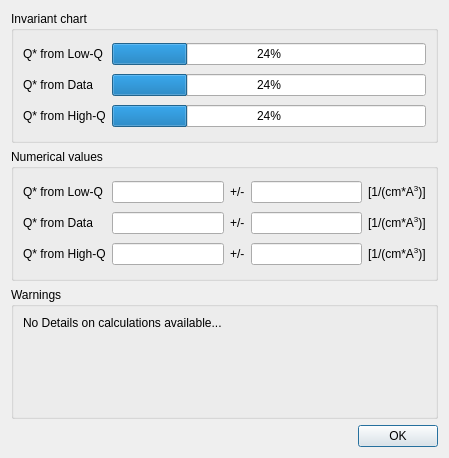
<?xml version="1.0" encoding="UTF-8"?>
<ui version="4.0">
 <class>Dialog</class>
 <widget class="QDialog" name="Dialog">
  <property name="geometry">
   <rect>
    <x>0</x>
    <y>0</y>
    <width>449</width>
    <height>458</height>
   </rect>
  </property>
  <property name="windowTitle">
   <string>Dialog</string>
  </property>
  <layout class="QGridLayout" name="gridLayout_4">
   <item row="0" column="0">
    <widget class="QGroupBox" name="groupBox">
     <property name="title">
      <string>Invariant chart</string>
     </property>
     <layout class="QGridLayout" name="gridLayout_2">
      <item row="0" column="0">
       <widget class="QLabel" name="label_12">
        <property name="text">
         <string>Q* from Low-Q</string>
        </property>
       </widget>
      </item>
      <item row="0" column="1">
       <widget class="QProgressBar" name="progressBar">
        <property name="value">
         <number>24</number>
        </property>
       </widget>
      </item>
      <item row="1" column="0">
       <widget class="QLabel" name="label_10">
        <property name="text">
         <string>Q* from Data</string>
        </property>
       </widget>
      </item>
      <item row="1" column="1">
       <widget class="QProgressBar" name="progressBar_2">
        <property name="value">
         <number>24</number>
        </property>
       </widget>
      </item>
      <item row="2" column="0">
       <widget class="QLabel" name="label_11">
        <property name="text">
         <string>Q* from High-Q</string>
        </property>
       </widget>
      </item>
      <item row="2" column="1">
       <widget class="QProgressBar" name="progressBar_3">
        <property name="value">
         <number>24</number>
        </property>
       </widget>
      </item>
     </layout>
    </widget>
   </item>
   <item row="1" column="0">
    <widget class="QGroupBox" name="groupBox_2">
     <property name="title">
      <string>Numerical values</string>
     </property>
     <layout class="QGridLayout" name="gridLayout">
      <item row="0" column="0">
       <widget class="QLabel" name="label">
        <property name="text">
         <string>Q* from Low-Q</string>
        </property>
       </widget>
      </item>
      <item row="0" column="1">
       <widget class="QLineEdit" name="lineEdit"/>
      </item>
      <item row="0" column="2">
       <widget class="QLabel" name="label_2">
        <property name="text">
         <string>+/-</string>
        </property>
       </widget>
      </item>
      <item row="0" column="3">
       <widget class="QLineEdit" name="lineEdit_2"/>
      </item>
      <item row="0" column="4">
       <widget class="QLabel" name="label_3">
        <property name="text">
         <string>&lt;html&gt;&lt;head/&gt;&lt;body&gt;&lt;p&gt;[1/(cm*A&lt;span style=&quot; vertical-align:super;&quot;&gt;3&lt;/span&gt;)]&lt;/p&gt;&lt;/body&gt;&lt;/html&gt;</string>
        </property>
       </widget>
      </item>
      <item row="1" column="0">
       <widget class="QLabel" name="label_5">
        <property name="text">
         <string>Q* from Data</string>
        </property>
       </widget>
      </item>
      <item row="1" column="1">
       <widget class="QLineEdit" name="lineEdit_3"/>
      </item>
      <item row="1" column="2">
       <widget class="QLabel" name="label_6">
        <property name="text">
         <string>+/-</string>
        </property>
       </widget>
      </item>
      <item row="1" column="3">
       <widget class="QLineEdit" name="lineEdit_4"/>
      </item>
      <item row="1" column="4">
       <widget class="QLabel" name="label_4">
        <property name="text">
         <string>&lt;html&gt;&lt;head/&gt;&lt;body&gt;&lt;p&gt;[1/(cm*A&lt;span style=&quot; vertical-align:super;&quot;&gt;3&lt;/span&gt;)]&lt;/p&gt;&lt;/body&gt;&lt;/html&gt;</string>
        </property>
       </widget>
      </item>
      <item row="2" column="0">
       <widget class="QLabel" name="label_8">
        <property name="text">
         <string>Q* from High-Q</string>
        </property>
       </widget>
      </item>
      <item row="2" column="1">
       <widget class="QLineEdit" name="lineEdit_5"/>
      </item>
      <item row="2" column="2">
       <widget class="QLabel" name="label_9">
        <property name="text">
         <string>+/-</string>
        </property>
       </widget>
      </item>
      <item row="2" column="3">
       <widget class="QLineEdit" name="lineEdit_6"/>
      </item>
      <item row="2" column="4">
       <widget class="QLabel" name="label_7">
        <property name="text">
         <string>&lt;html&gt;&lt;head/&gt;&lt;body&gt;&lt;p&gt;[1/(cm*A&lt;span style=&quot; vertical-align:super;&quot;&gt;3&lt;/span&gt;)]&lt;/p&gt;&lt;/body&gt;&lt;/html&gt;</string>
        </property>
       </widget>
      </item>
     </layout>
    </widget>
   </item>
   <item row="2" column="0">
    <widget class="QGroupBox" name="groupBox_3">
     <property name="title">
      <string>Warnings</string>
     </property>
     <layout class="QGridLayout" name="gridLayout_3">
      <item row="0" column="0">
       <widget class="QLabel" name="lblWarning">
        <property name="text">
         <string>&lt;html&gt;&lt;head/&gt;&lt;body&gt;&lt;p&gt;No Details on calculations available...&lt;/p&gt;&lt;/body&gt;&lt;/html&gt;</string>
        </property>
        <property name="alignment">
         <set>Qt::AlignLeading|Qt::AlignLeft|Qt::AlignTop</set>
        </property>
       </widget>
      </item>
     </layout>
    </widget>
   </item>
   <item row="3" column="0">
    <widget class="QDialogButtonBox" name="buttonBox">
     <property name="orientation">
      <enum>Qt::Horizontal</enum>
     </property>
     <property name="standardButtons">
      <set>QDialogButtonBox::Ok</set>
     </property>
    </widget>
   </item>
  </layout>
 </widget>
 <resources/>
 <connections>
  <connection>
   <sender>buttonBox</sender>
   <signal>accepted()</signal>
   <receiver>Dialog</receiver>
   <slot>accept()</slot>
   <hints>
    <hint type="sourcelabel">
     <x>248</x>
     <y>254</y>
    </hint>
    <hint type="destinationlabel">
     <x>157</x>
     <y>274</y>
    </hint>
   </hints>
  </connection>
  <connection>
   <sender>buttonBox</sender>
   <signal>rejected()</signal>
   <receiver>Dialog</receiver>
   <slot>reject()</slot>
   <hints>
    <hint type="sourcelabel">
     <x>316</x>
     <y>260</y>
    </hint>
    <hint type="destinationlabel">
     <x>286</x>
     <y>274</y>
    </hint>
   </hints>
  </connection>
 </connections>
</ui>
